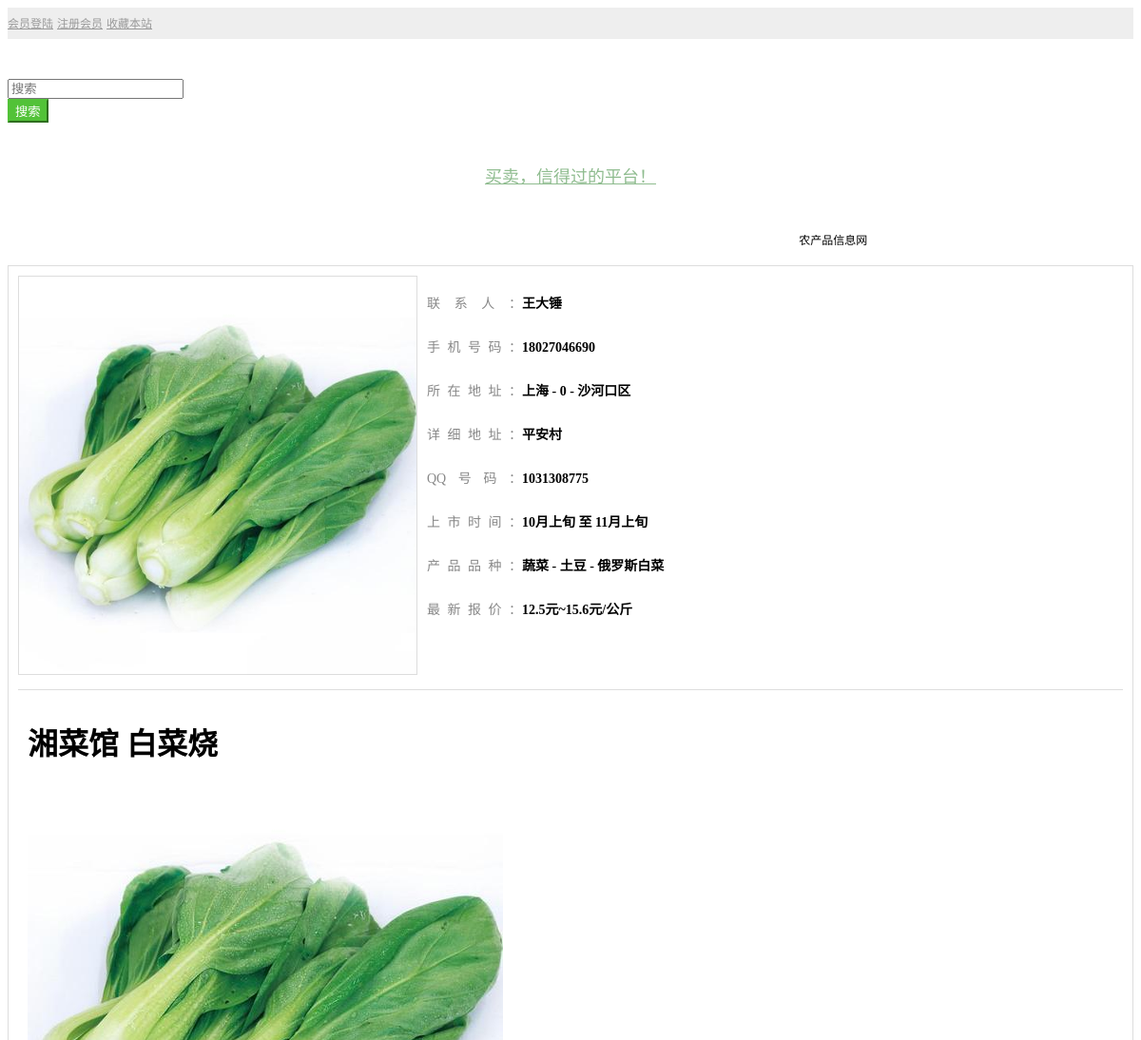
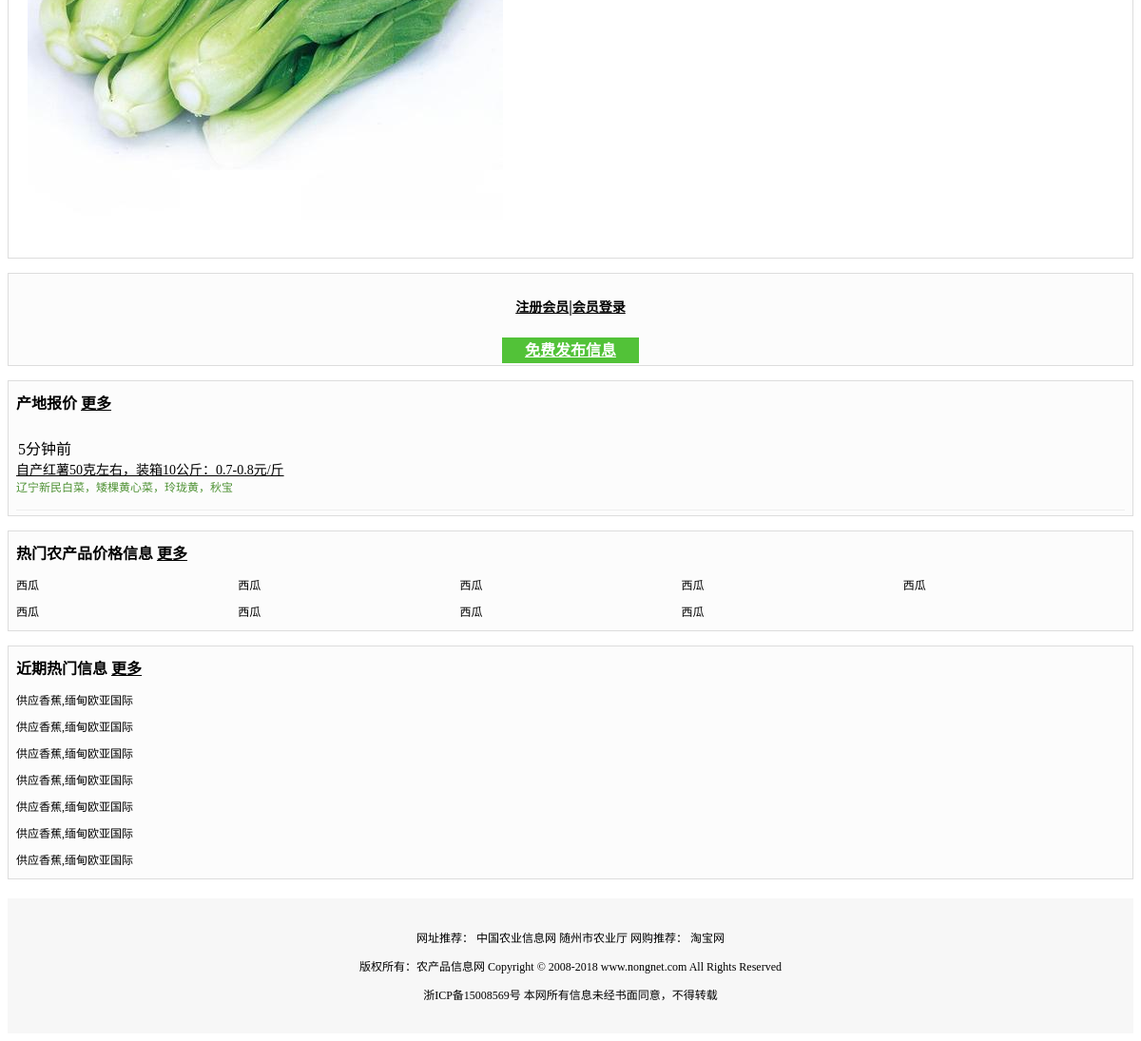
/productDetail/21, run on the app's committed database (2 pictures, top to bottom).
### home/models.py (models this page shows)
class p_message_contact(models.Model):
    p_id = models.CharField(max_length=30, help_text="关联信息ID")
    username = models.CharField(max_length=30, help_text="关联用户")
    company_name = models.CharField(max_length=80, help_text="公司名称", default="")
    address_province = models.CharField(max_length=80, help_text="所属地区代码(省级)", default="")
    address_city = models.CharField(max_length=80, help_text="所属地区代码(市级)", default="")
    address_belong = models.CharField(max_length=80, help_text="所属地区代码（地区）", default="")
    address_detail = models.CharField(max_length=200, help_text="详细地址", default="")
    contact_person = models.CharField(max_length=200, help_text="联系人", default="")
    contact_phone = models.CharField(max_length=200, help_text="联系人手机号码", default="")
    contact_tel = models.CharField(max_length=200, help_text="联系人固定号码", default="")
    contact_email = models.CharField(max_length=200, help_text="联系人邮箱", default="")
    contact_qq = models.CharField(max_length=200, help_text="联系人QQ", default="")

class p_message(models.Model):
    username = models.CharField(max_length=30, help_text="关联用户")
    type = models.CharField(max_length=30, help_text="1：供应 2：需求", default=1)
    m_title = models.CharField(max_length=50, help_text="信息标题", default="")
    m_pz = models.CharField(max_length=30, help_text="产品品种", default="")
    m_begin = models.CharField(max_length=30, help_text="上市开始日期时间", default="")
    m_end = models.CharField(max_length=30, help_text="上市结束日期时间", default="")
    m_size = models.CharField(max_length=30, help_text="报价规格", default="")
    m_today_price = models.CharField(max_length=30, help_text="今日价格", default="")
    m_today_size = models.CharField(max_length=30, help_text="今日价格的单位", default="")
    m_today_date = models.CharField(max_length=30, help_text="上架日期", default="")
    m_photo = models.CharField(max_length=200, help_text="实拍图片，展示图片", default="")
    m_address_province = models.CharField(max_length=80, help_text="所属地区代码(省级)", default="")
    m_address_city = models.CharField(max_length=80, help_text="所属地区代码(市级)", default="")
    m_address_belong = models.CharField(max_length=80, help_text="所属地区代码（地区）", default="")
    m_address_detail = models.CharField(max_length=200, help_text="详细地址", default="")
    m_f_id = models.CharField(max_length=200, help_text="关联的大类别", default="")
    m_c_id = models.CharField(max_length=200, help_text="关联的子类别", default="")
    m_content = models.TextField(help_text="信息内容正文")
    create_time = models.CharField(max_length=30, help_text="创建时间", default="0")
    update_time = models.CharField(max_length=30, help_text="修改时间", default="0")

class p_product(models.Model):
    p_name = models.CharField(max_length=30, help_text="类别名称")
    create_time = models.CharField(max_length=30, help_text="创建时间", default="0")
    update_time = models.CharField(max_length=30, help_text="修改时间", default="0")

class p_product_child(models.Model):
    p_name = models.CharField(max_length=30, help_text="产品名称")
    p_id = models.IntegerField(help_text="父ID")
    create_time = models.CharField(max_length=30, help_text="创建时间", default="0")
    update_time = models.CharField(max_length=30, help_text="修改时间", default="0")

### home/views.py (the view)
# urls.py: path('productDetail/<int:id>', home_views.productDetail),
def productDetail(request, id):
    if id != None:
        if isinstance(id, int):
            template = loader.get_template('home/productDetail.html')
            try:
                data = p_message.objects.get(id=id)
                data = object_to_json(data)
                data['m_photo'] = json.loads(data['m_photo'])
                dataContact = p_message_contact.objects.get(p_id=id)
                typeF = p_product.objects.get(id=data['m_f_id'])
                typeC = p_product_child.objects.get(id=data['m_c_id'])
                dataContact = object_to_json(dataContact)
                print(data)
                print(dataContact)
            except:
                data = {}
            context = {
                'data': data,
                'contact': dataContact,
                'typeF': typeF.p_name,
                'typeC': typeC.p_name
            }
            return HttpResponse(template.render(context, request))
        else:
            return HttpResponse('页面参数错误')
    else:
        return HttpResponse('不存在参数')

### home/views.py (called while the page is built)
def object_to_json(obj):
    return dict([(kk, obj.__dict__[kk]) for kk in obj.__dict__.keys() if kk != "_state" and kk != "password"])

### home/templates/home/productDetail.html (shortened to what this page needs)
{% load static %}
{% include "home/base_header.html" %}
<link rel="stylesheet" href="{% static '/css/common.css' %}">
<link rel="stylesheet" href="{% static '/css/body.css' %}">
<link rel="stylesheet" href="{% static '/css/detail.css' %}">
</head>
<body>
{% include "home/base_nav.html" %}
<div class="">
    <div class="container">
        <div class="col-md-12">
            <div class="detail-nav">
                <a href="/" class="a-text a-text-hover">农产品信息网</a>
            </div>
        </div>
        <div class="col-md-8">
            <div class="detail-box">
                <div class="clear_both">
                    <div class="img-view">
                        <img src="{{ data.m_photo.0 }}" alt="">
                    </div>
                    <div class="contact-box">
                        <p><span>联系人：</span><strong>{{ contact.contact_person }}</strong></p>
                        <p><span>手机号码：</span><strong>{{ contact.contact_phone }}</strong></p>
                        <p><span>所在地址：</span><strong>{{ contact.address_province }} - {{ contact.address_city }} - {{ contact.address_belong }}</strong></p>
                        <p><span>详细地址：</span><strong>{{ contact.address_detail }}</strong></p>
                        <p><span>QQ号码：</span><strong>{{ contact.contact_qq }}</strong></p>
                        <p><span>上市时间：</span><strong>{{ data.m_begin }} 至 {{ data.m_end }}</strong></p>
                        <p><span>产品品种：</span><strong>{{ typeF }} - {{ typeC }} - {{ data.m_pz }}</strong></p>
                        <p><span>最新报价：</span><strong>{{ data.m_size }}</strong></p>
                    </div>
                </div>
                <div class="body-box">
                    {% autoescape off %}{{ data.m_content }}{% endautoescape %}
                </div>
            </div>
        </div>
        <div class="col-md-4">
            <div class="card-box ready-login-box">
                {% if request.userInfo != None %}
                    <p>
                        <strong>{% autoescape off %}{{ request.userInfo.nickname }}{% endautoescape %}</strong>
                        <font color="#444">您好，欢迎登录！</font>
                        <a href="/logout/">退出</a>
                    </p>
                {% elif request.userInfo == None %}
                    <p class="ready-login-btn"><a href="/register">注册会员</a>|<a href="/login">会员登录</a></p>
                {% endif %}
                <a class="btn btn-green btn-create" type="button" href="/publish">免费发布信息</a>
            </div>
            <div class="card-box">
                <div class="clear_both card-title">
                    <span class="pull-left card-o-title a-text-hover">产地报价</span>
                    <a class="pull-right card-o-title a-text-hover" href="">更多</a>
                </div>
                <div>
                    <ul class="p-today-list">
                        <li>
                            <span>5分钟前</span>
                            <span title="自产红薯50克左右，装箱10公斤：0.7-0.8元/斤">
                                <a class="p-todat-list-a a-text-hover" href="">自产红薯50克左右，装箱10公斤：0.7-0.8元/斤</a>
                                <div class="p-todat-list-special">
                                    <a href="">辽宁新民白菜，矮棵黄心菜，玲珑黄，秋宝</a>
                                </div>
                            </span>
                        </li>
                    </ul>
                </div>
            </div>
            <div class="card-box">
                <div class="clear_both card-title">
                    <span class="pull-left card-o-title a-text-hover">热门农产品价格信息</span>
                    <a class="pull-right card-o-title a-text-hover" href="">更多</a>
                </div>
                <div>
                    <ul class="clear_both p-list">
                        <li><a href="" class="a-text a-text-hover">西瓜</a></li>
                        <li><a href="" class="a-text a-text-hover">西瓜</a></li>
                        <li><a href="" class="a-text a-text-hover">西瓜</a></li>
                        <li><a href="" class="a-text a-text-hover">西瓜</a></li>
                        <li><a href="" class="a-text a-text-hover">西瓜</a></li>
                        <li><a href="" class="a-text a-text-hover">西瓜</a></li>
                        <li><a href="" class="a-text a-text-hover">西瓜</a></li>
                        <li><a href="" class="a-text a-text-hover">西瓜</a></li>
                        <li><a href="" class="a-text a-text-hover">西瓜</a></li>
                    </ul>
                </div>
            </div>
            <div class="card-box">
                <div class="clear_both card-title">
                    <span class="pull-left card-o-title a-text-hover">近期热门信息</span>
                    <a class="pull-right card-o-title a-text-hover" href="">更多</a>
                </div>
                <div>
                    <ul class="m-list">
                        <li><a href="" class="a-text a-text-hover">供应香蕉,缅甸欧亚国际</a></li>
                        <li><a href="" class="a-text a-text-hover">供应香蕉,缅甸欧亚国际</a></li>
                        <li><a href="" class="a-text a-text-hover">供应香蕉,缅甸欧亚国际</a></li>
                        <li><a href="" class="a-text a-text-hover">供应香蕉,缅甸欧亚国际</a></li>
                        <li><a href="" class="a-text a-text-hover">供应香蕉,缅甸欧亚国际</a></li>
                        <li><a href="" class="a-text a-text-hover">供应香蕉,缅甸欧亚国际</a></li>
                        <li><a href="" class="a-text a-text-hover">供应香蕉,缅甸欧亚国际</a></li>
                    </ul>
                </div>
            </div>
        </div>
    </div>
</div>
{% include "home/base_footer.html" %}

### static/css/common.css (style rules this page uses)
.clear_both::after { content: ""; display: table; clear: both; }
.btn-green, .btn-green:focus { color: white; background-color: #52c238; border-color: #52c238; }
.btn-create { padding: 5px 30px; }
.a-text { font-size: 12px; color: #000; text-decoration: none; }
@media (min-width: 1200px) { .container { max-width: 1280px } }

### static/css/body.css (style rules this page uses)
.card-box { border: 1px solid #ddd; padding: 5px 8px; margin: 15px 0; }
.col-md-4 .card-box { background-color: #fcfcfc; }
.card-title { line-height: 38px; }
.card-o-title { font-weight: bold; color: #000; }
.ready-login-box { text-align: center; }
.ready-login-btn { font-weight: bold; text-align: center; }
.ready-login-btn a { color: #000; line-height: 30px; font-size: 14px; }
.ready-login-box .btn-create { padding: 5px 24px; font-weight: bold; }
.p-list { list-style: none; margin: 0; padding: 0; }
.p-list li { width: calc(100% / 5); float: left; line-height: 28px; }
.p-list li a { display: block; }
.m-list { list-style: none; margin: 0; padding: 0; }
.m-list li { width: 100%; line-height: 28px; }
.m-list li a { display: block; }
.p-today-list { list-style: none; margin: 0; padding: 0; }
.p-today-list li { width: 100%; padding: 15px 0px; border-bottom: 1px solid #eee; }
.p-today-list li:after { content: ""; display: table; clear: both; }
.p-today-list li span { display: block; float: left; }
.p-today-list li span:nth-of-type(1) { width: 80px; padding-left: 2px; }
.p-today-list li span:nth-of-type(2) { width: calc(100% - 80px); }
.p-todat-list-a { font-size: 14px; color: #000; }
.p-todat-list-special a { color: #4F9235; font-size: 12px; text-decoration: none; }

### static/css/detail.css (style rules this page uses)
.detail-nav { line-height: 22px; margin-top: 15px; }
.img-view { width: 420px; height: 420px; float: left; border: 1px solid #ddd; box-sizing: border-box; }
.img-view img { width: 100%; }
.detail-box { border: 1px #ddd solid; padding: 10px; margin: 15px 0; }
.body-box { border-top: 1px solid #ddd; padding: 10px; }
.contact-box { width: calc(100% - 430px); float: left; margin-left: 10px; line-height: 32px; font-size: 14px; }
.contact-box span { display: block; width: 100px; text-align: justify; text-align-last: justify; color: #888; float: left; }
.contact-box p:after { display: table; content: ''; clear: both; }
.contact-box strong { float: left; width: calc(100% - 100px); }
.contact-box span::after { padding-right: 10px; }

### data on the page
p_message_contact: contact_person "王大锤"
p_message: m_begin "10月上旬", m_end "11月上旬", m_pz "俄罗斯白菜", m_size "12.5元~15.6元/公斤", m_content "湘菜馆 白菜烧", m_content (picture)
p_product: p_name "蔬菜"
p_product_child: p_name "土豆"

### other printed values
{{ contact.contact_phone }} "18027046690"
{{ contact.address_province }} "上海"
{{ contact.address_city }} "0"
{{ contact.address_belong }} "沙河口区"
{{ contact.address_detail }} "平安村"
{{ contact.contact_qq }} "1031308775"
